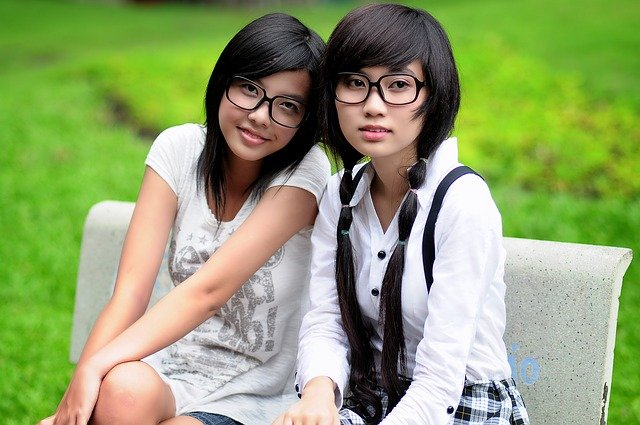
#> input picture Images/friends1.jpg, 640 x 425 px
$ jupyter execute 'Face Detection.ipynb'
#> lines starting #> are read from the running program, lines starting #| are printed output that depends on the picture
<h1>SIMPLE FACE DETECTION USING OPEN CV</h1>

[cell 1]
import cv2 as cv
import numpy as np

[cell 2]
img = cv.imread('./Images/friends1.jpg')
#> img is the input picture: shape (425, 640, 3); mean B, G, R 108.8, 160.8, 144
cv.imshow('Group', img)

cv.waitKey(0)

[cell 3]
face_cascade = cv.CascadeClassifier(r'C:\Users\Odilbek\CV\OpenCV\haarcascades\haarcascade_frontalface_default.xml')
rect = face_cascade.detectMultiScale(img, scaleFactor=1.1, minNeighbors=3)
#> rect = [[210, 84, 60, 60], [322, 48, 111, 111]]

for (x,y,w,h) in rect:
    rectangle = cv.rectangle(img, (x,y), (x+w, y+h), (0,255,0), thickness=3)
#> this loop made 2 passes
#> pass 2, `rectangle = cv.rectangle(img, (x,y), (x+w, y+h), (0,255,0), thickness=3)`:
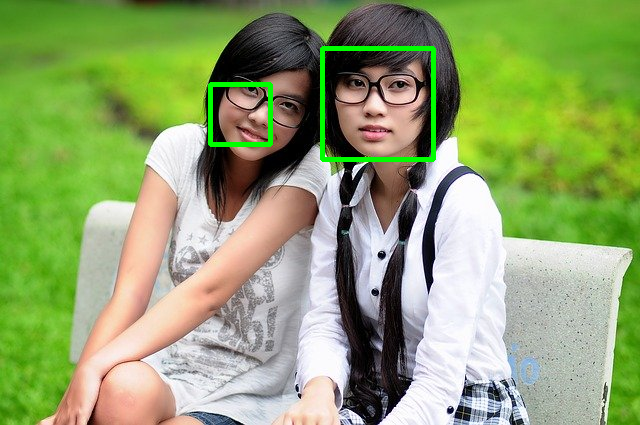
#> rectangle: shape (425, 640, 3); mean B, G, R 108.2, 163.4, 143.2
print(f'No of detected faces :  {len(rect)}')
#| No of detected faces :  2
cv.imshow('Faces', img)

cv.waitKey(0)


$ run again, with Images/friends2.jpg copied over Images/friends1.jpg
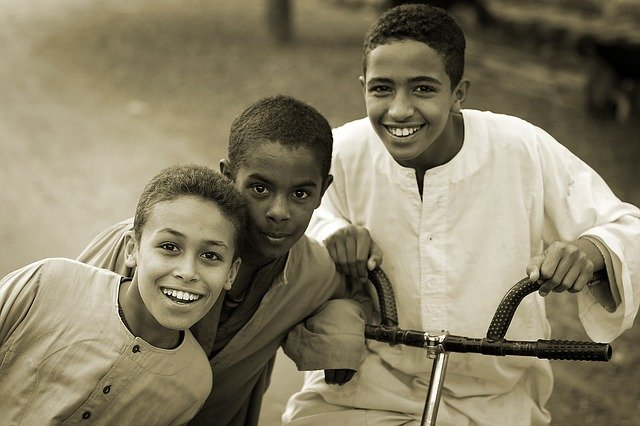
#> input picture Images/friends2.jpg, 640 x 426 px
#> img is the input picture: shape (426, 640, 3); mean B, G, R 102.5, 127.1, 135
#> rect = [[347, 44, 116, 116], [128, 204, 121, 121]]
#> the loop `for (x,y,w,h) in rect:` made 2 passes
#> pass 2, `rectangle = cv.rectangle(img, (x,y), (x+w, y+h), (0,255,0), thickness=3)`:
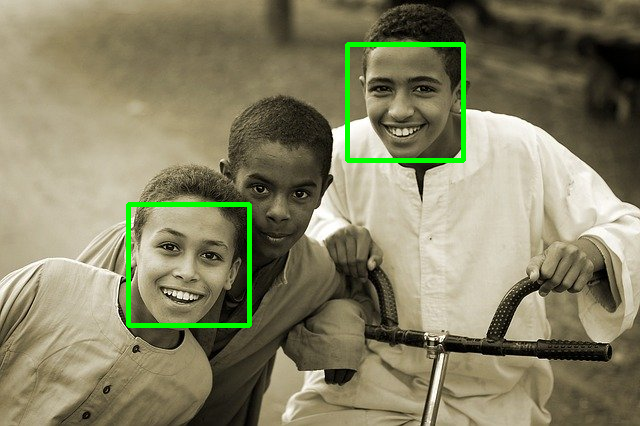
#> rectangle: shape (426, 640, 3); mean B, G, R 101, 129.7, 133
#| No of detected faces :  2
